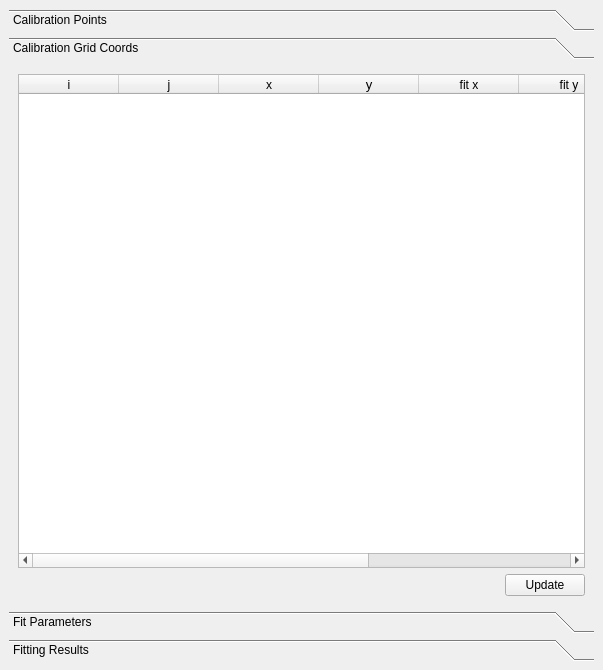
<?xml version="1.0" encoding="UTF-8"?>
<ui version="4.0">
 <class>QxrdDistortionCorrectionDialog</class>
 <widget class="QDockWidget" name="QxrdDistortionCorrectionDialog">
  <property name="geometry">
   <rect>
    <x>0</x>
    <y>0</y>
    <width>603</width>
    <height>670</height>
   </rect>
  </property>
  <property name="windowTitle">
   <string>Distortion</string>
  </property>
  <widget class="QWidget" name="dockWidgetContents">
   <layout class="QGridLayout" name="gridLayout">
    <item row="0" column="0">
     <widget class="QToolBox" name="toolBox">
      <property name="currentIndex">
       <number>1</number>
      </property>
      <widget class="QWidget" name="page_2">
       <property name="geometry">
        <rect>
         <x>0</x>
         <y>0</y>
         <width>579</width>
         <height>488</height>
        </rect>
       </property>
       <attribute name="label">
        <string>Calibration Points</string>
       </attribute>
       <layout class="QGridLayout" name="gridLayout_2">
        <item row="0" column="0">
         <widget class="QLabel" name="label_18">
          <property name="text">
           <string>Calibration Image:</string>
          </property>
         </widget>
        </item>
        <item row="0" column="2">
         <widget class="QPushButton" name="pushButton">
          <property name="text">
           <string>Browse...</string>
          </property>
         </widget>
        </item>
        <item row="1" column="0" colspan="3">
         <widget class="QLineEdit" name="m_DistortionCalibrationPath"/>
        </item>
        <item row="2" column="0">
         <widget class="QLabel" name="label_3">
          <property name="text">
           <string>P0:</string>
          </property>
         </widget>
        </item>
        <item row="2" column="1">
         <widget class="QDoubleSpinBox" name="m_DistortionP0X">
          <property name="decimals">
           <number>5</number>
          </property>
          <property name="minimum">
           <double>-10000.000000000000000</double>
          </property>
          <property name="maximum">
           <double>10000.000000000000000</double>
          </property>
         </widget>
        </item>
        <item row="2" column="2">
         <widget class="QDoubleSpinBox" name="m_DistortionP0Y">
          <property name="decimals">
           <number>5</number>
          </property>
          <property name="minimum">
           <double>-10000.000000000000000</double>
          </property>
          <property name="maximum">
           <double>10000.000000000000000</double>
          </property>
         </widget>
        </item>
        <item row="3" column="0">
         <widget class="QLabel" name="label_4">
          <property name="text">
           <string>P1:</string>
          </property>
         </widget>
        </item>
        <item row="3" column="1">
         <widget class="QDoubleSpinBox" name="m_DistortionP1X">
          <property name="decimals">
           <number>5</number>
          </property>
          <property name="minimum">
           <double>-10000.000000000000000</double>
          </property>
          <property name="maximum">
           <double>10000.000000000000000</double>
          </property>
         </widget>
        </item>
        <item row="3" column="2">
         <widget class="QDoubleSpinBox" name="m_DistortionP1Y">
          <property name="decimals">
           <number>5</number>
          </property>
          <property name="minimum">
           <double>-10000.000000000000000</double>
          </property>
          <property name="maximum">
           <double>10000.000000000000000</double>
          </property>
         </widget>
        </item>
        <item row="4" column="0">
         <widget class="QLabel" name="label_5">
          <property name="text">
           <string>P2:</string>
          </property>
         </widget>
        </item>
        <item row="4" column="1">
         <widget class="QDoubleSpinBox" name="m_DistortionP2X">
          <property name="decimals">
           <number>5</number>
          </property>
          <property name="minimum">
           <double>-10000.000000000000000</double>
          </property>
          <property name="maximum">
           <double>10000.000000000000000</double>
          </property>
         </widget>
        </item>
        <item row="4" column="2">
         <widget class="QDoubleSpinBox" name="m_DistortionP2Y">
          <property name="decimals">
           <number>5</number>
          </property>
          <property name="minimum">
           <double>-10000.000000000000000</double>
          </property>
          <property name="maximum">
           <double>10000.000000000000000</double>
          </property>
         </widget>
        </item>
        <item row="5" column="0">
         <widget class="QLabel" name="label_6">
          <property name="text">
           <string>N1:</string>
          </property>
         </widget>
        </item>
        <item row="5" column="1">
         <widget class="QSpinBox" name="m_DistortionN1"/>
        </item>
        <item row="6" column="0">
         <widget class="QLabel" name="label_7">
          <property name="text">
           <string>N2:</string>
          </property>
         </widget>
        </item>
        <item row="6" column="1">
         <widget class="QSpinBox" name="m_DistortionN2"/>
        </item>
        <item row="7" column="0" colspan="3">
         <spacer name="verticalSpacer">
          <property name="orientation">
           <enum>Qt::Vertical</enum>
          </property>
          <property name="sizeHint" stdset="0">
           <size>
            <width>508</width>
            <height>254</height>
           </size>
          </property>
         </spacer>
        </item>
       </layout>
      </widget>
      <widget class="QWidget" name="page">
       <attribute name="label">
        <string>Calibration Grid Coords</string>
       </attribute>
       <layout class="QGridLayout" name="gridLayout_3">
        <item row="0" column="0" colspan="2">
         <widget class="QTableWidget" name="m_DistortionGridTable">
          <property name="editTriggers">
           <set>QAbstractItemView::NoEditTriggers</set>
          </property>
          <property name="gridStyle">
           <enum>Qt::DotLine</enum>
          </property>
          <column>
           <property name="text">
            <string>i</string>
           </property>
          </column>
          <column>
           <property name="text">
            <string>j</string>
           </property>
          </column>
          <column>
           <property name="text">
            <string>x</string>
           </property>
          </column>
          <column>
           <property name="text">
            <string>y</string>
           </property>
           <property name="font">
            <font>
             <pointsize>10</pointsize>
            </font>
           </property>
          </column>
          <column>
           <property name="text">
            <string>fit x</string>
           </property>
          </column>
          <column>
           <property name="text">
            <string>fit y</string>
           </property>
          </column>
          <column>
           <property name="text">
            <string>dx</string>
           </property>
          </column>
          <column>
           <property name="text">
            <string>dy</string>
           </property>
          </column>
         </widget>
        </item>
        <item row="1" column="0">
         <spacer name="horizontalSpacer">
          <property name="orientation">
           <enum>Qt::Horizontal</enum>
          </property>
          <property name="sizeHint" stdset="0">
           <size>
            <width>40</width>
            <height>20</height>
           </size>
          </property>
         </spacer>
        </item>
        <item row="1" column="1">
         <widget class="QPushButton" name="m_UpdateGridButton">
          <property name="text">
           <string>Update</string>
          </property>
         </widget>
        </item>
       </layout>
      </widget>
      <widget class="QWidget" name="page_3">
       <property name="geometry">
        <rect>
         <x>0</x>
         <y>0</y>
         <width>579</width>
         <height>488</height>
        </rect>
       </property>
       <attribute name="label">
        <string>Fit Parameters</string>
       </attribute>
       <layout class="QGridLayout" name="gridLayout_5">
        <item row="0" column="0">
         <widget class="QLabel" name="label_11">
          <property name="text">
           <string>Width (Min):</string>
          </property>
         </widget>
        </item>
        <item row="0" column="1">
         <widget class="QDoubleSpinBox" name="m_DistortionWMin">
          <property name="decimals">
           <number>5</number>
          </property>
          <property name="minimum">
           <double>-10000.000000000000000</double>
          </property>
          <property name="maximum">
           <double>10000.000000000000000</double>
          </property>
         </widget>
        </item>
        <item row="1" column="0">
         <widget class="QLabel" name="label_12">
          <property name="text">
           <string>Width (Max):</string>
          </property>
         </widget>
        </item>
        <item row="1" column="1">
         <widget class="QDoubleSpinBox" name="m_DistortionWMax">
          <property name="decimals">
           <number>5</number>
          </property>
          <property name="minimum">
           <double>-10000.000000000000000</double>
          </property>
          <property name="maximum">
           <double>10000.000000000000000</double>
          </property>
         </widget>
        </item>
        <item row="2" column="0">
         <widget class="QLabel" name="label_13">
          <property name="text">
           <string>Width (Nom):</string>
          </property>
         </widget>
        </item>
        <item row="2" column="1">
         <widget class="QDoubleSpinBox" name="m_DistortionWNom">
          <property name="decimals">
           <number>5</number>
          </property>
          <property name="minimum">
           <double>-10000.000000000000000</double>
          </property>
          <property name="maximum">
           <double>10000.000000000000000</double>
          </property>
         </widget>
        </item>
        <item row="3" column="0">
         <widget class="QLabel" name="label_14">
          <property name="text">
           <string>Height Ratio (Min):</string>
          </property>
         </widget>
        </item>
        <item row="3" column="1">
         <widget class="QDoubleSpinBox" name="m_DistortionRatMin">
          <property name="decimals">
           <number>5</number>
          </property>
          <property name="minimum">
           <double>-10000.000000000000000</double>
          </property>
          <property name="maximum">
           <double>10000.000000000000000</double>
          </property>
         </widget>
        </item>
        <item row="4" column="0">
         <widget class="QLabel" name="label_15">
          <property name="text">
           <string>Height (Min):</string>
          </property>
         </widget>
        </item>
        <item row="4" column="1">
         <widget class="QDoubleSpinBox" name="m_DistortionHgtMin">
          <property name="decimals">
           <number>5</number>
          </property>
          <property name="minimum">
           <double>-10000.000000000000000</double>
          </property>
          <property name="maximum">
           <double>10000.000000000000000</double>
          </property>
         </widget>
        </item>
        <item row="5" column="0">
         <widget class="QLabel" name="label_16">
          <property name="text">
           <string>X Distance (Max):</string>
          </property>
         </widget>
        </item>
        <item row="5" column="1">
         <widget class="QDoubleSpinBox" name="m_DistortionDistMaxX">
          <property name="decimals">
           <number>5</number>
          </property>
          <property name="minimum">
           <double>-10000.000000000000000</double>
          </property>
          <property name="maximum">
           <double>10000.000000000000000</double>
          </property>
         </widget>
        </item>
        <item row="6" column="0">
         <widget class="QLabel" name="label_17">
          <property name="text">
           <string>Y Distance (Max):</string>
          </property>
         </widget>
        </item>
        <item row="6" column="1">
         <widget class="QDoubleSpinBox" name="m_DistortionDistMaxY">
          <property name="decimals">
           <number>5</number>
          </property>
          <property name="minimum">
           <double>-10000.000000000000000</double>
          </property>
          <property name="maximum">
           <double>10000.000000000000000</double>
          </property>
         </widget>
        </item>
        <item row="7" column="0" colspan="2">
         <spacer name="verticalSpacer_4">
          <property name="orientation">
           <enum>Qt::Vertical</enum>
          </property>
          <property name="sizeHint" stdset="0">
           <size>
            <width>308</width>
            <height>223</height>
           </size>
          </property>
         </spacer>
        </item>
       </layout>
      </widget>
      <widget class="QWidget" name="page_4">
       <property name="geometry">
        <rect>
         <x>0</x>
         <y>0</y>
         <width>579</width>
         <height>488</height>
        </rect>
       </property>
       <attribute name="label">
        <string>Fitting Results</string>
       </attribute>
       <layout class="QGridLayout" name="gridLayout_4">
        <item row="0" column="0">
         <widget class="QLabel" name="label_8">
          <property name="text">
           <string>F0:</string>
          </property>
         </widget>
        </item>
        <item row="0" column="1">
         <widget class="QDoubleSpinBox" name="m_DistortionF0X">
          <property name="decimals">
           <number>5</number>
          </property>
          <property name="minimum">
           <double>-10000.000000000000000</double>
          </property>
          <property name="maximum">
           <double>10000.000000000000000</double>
          </property>
         </widget>
        </item>
        <item row="0" column="2">
         <widget class="QDoubleSpinBox" name="m_DistortionF0Y">
          <property name="decimals">
           <number>5</number>
          </property>
          <property name="minimum">
           <double>-10000.000000000000000</double>
          </property>
          <property name="maximum">
           <double>10000.000000000000000</double>
          </property>
         </widget>
        </item>
        <item row="1" column="0">
         <widget class="QLabel" name="label_9">
          <property name="text">
           <string>F1:</string>
          </property>
         </widget>
        </item>
        <item row="1" column="1">
         <widget class="QDoubleSpinBox" name="m_DistortionF1X">
          <property name="decimals">
           <number>5</number>
          </property>
          <property name="minimum">
           <double>-10000.000000000000000</double>
          </property>
          <property name="maximum">
           <double>10000.000000000000000</double>
          </property>
         </widget>
        </item>
        <item row="1" column="2">
         <widget class="QDoubleSpinBox" name="m_DistortionF1Y">
          <property name="decimals">
           <number>5</number>
          </property>
          <property name="minimum">
           <double>-10000.000000000000000</double>
          </property>
          <property name="maximum">
           <double>10000.000000000000000</double>
          </property>
         </widget>
        </item>
        <item row="2" column="0">
         <widget class="QLabel" name="label_10">
          <property name="text">
           <string>F2:</string>
          </property>
         </widget>
        </item>
        <item row="2" column="1">
         <widget class="QDoubleSpinBox" name="m_DistortionF2X">
          <property name="decimals">
           <number>5</number>
          </property>
          <property name="minimum">
           <double>-10000.000000000000000</double>
          </property>
          <property name="maximum">
           <double>10000.000000000000000</double>
          </property>
         </widget>
        </item>
        <item row="2" column="2">
         <widget class="QDoubleSpinBox" name="m_DistortionF2Y">
          <property name="decimals">
           <number>5</number>
          </property>
          <property name="minimum">
           <double>-10000.000000000000000</double>
          </property>
          <property name="maximum">
           <double>10000.000000000000000</double>
          </property>
         </widget>
        </item>
        <item row="3" column="0" colspan="3">
         <spacer name="verticalSpacer_3">
          <property name="orientation">
           <enum>Qt::Vertical</enum>
          </property>
          <property name="sizeHint" stdset="0">
           <size>
            <width>548</width>
            <height>359</height>
           </size>
          </property>
         </spacer>
        </item>
       </layout>
      </widget>
     </widget>
    </item>
   </layout>
  </widget>
 </widget>
 <resources/>
 <connections/>
</ui>
